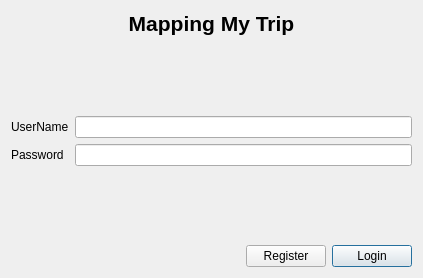
<?xml version="1.0" encoding="UTF-8"?>
<ui version="4.0">
 <class>LoginDialog</class>
 <widget class="QDialog" name="LoginDialog">
  <property name="geometry">
   <rect>
    <x>0</x>
    <y>0</y>
    <width>423</width>
    <height>278</height>
   </rect>
  </property>
  <property name="windowTitle">
   <string>Login</string>
  </property>
  <layout class="QVBoxLayout" name="verticalLayout" stretch="0,1,0">
   <item>
    <widget class="QLabel" name="label">
     <property name="sizePolicy">
      <sizepolicy hsizetype="Preferred" vsizetype="Minimum">
       <horstretch>0</horstretch>
       <verstretch>0</verstretch>
      </sizepolicy>
     </property>
     <property name="font">
      <font>
       <pointsize>16</pointsize>
       <bold>true</bold>
      </font>
     </property>
     <property name="text">
      <string>Mapping My Trip</string>
     </property>
     <property name="alignment">
      <set>Qt::AlignCenter</set>
     </property>
    </widget>
   </item>
   <item>
    <layout class="QFormLayout" name="formLayout">
     <property name="formAlignment">
      <set>Qt::AlignLeading|Qt::AlignLeft|Qt::AlignVCenter</set>
     </property>
     <item row="0" column="0">
      <widget class="QLabel" name="userNameLabel">
       <property name="text">
        <string>UserName</string>
       </property>
      </widget>
     </item>
     <item row="0" column="1">
      <widget class="QLineEdit" name="userNameLineEdit"/>
     </item>
     <item row="1" column="0">
      <widget class="QLabel" name="passwordLabel">
       <property name="text">
        <string>Password</string>
       </property>
      </widget>
     </item>
     <item row="1" column="1">
      <widget class="QLineEdit" name="passwordLineEdit"/>
     </item>
    </layout>
   </item>
   <item>
    <layout class="QHBoxLayout" name="horizontalLayout">
     <item>
      <spacer name="horizontalSpacer">
       <property name="orientation">
        <enum>Qt::Horizontal</enum>
       </property>
       <property name="sizeHint" stdset="0">
        <size>
         <width>40</width>
         <height>20</height>
        </size>
       </property>
      </spacer>
     </item>
     <item>
      <widget class="QPushButton" name="registerButton">
       <property name="text">
        <string>Register</string>
       </property>
       <property name="autoDefault">
        <bool>false</bool>
       </property>
      </widget>
     </item>
     <item>
      <widget class="QPushButton" name="loginButton">
       <property name="text">
        <string>Login</string>
       </property>
      </widget>
     </item>
    </layout>
   </item>
  </layout>
 </widget>
 <resources/>
 <connections/>
</ui>
